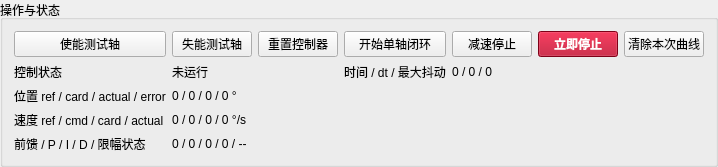
              <widget class="QGroupBox" name="velocityControlOperationGroup">
               <property name="title">
                <string>操作与状态</string>
               </property>
               <layout class="QGridLayout" name="velocityControlOperationLayout">
                <item row="0" column="0">
                 <widget class="QPushButton" name="velocityEnableAxisButton">
                  <property name="sizePolicy">
                   <sizepolicy hsizetype="Preferred" vsizetype="Fixed">
                    <horstretch>0</horstretch>
                    <verstretch>0</verstretch>
                   </sizepolicy>
                  </property>
                  <property name="text">
                   <string>使能测试轴</string>
                  </property>
                 </widget>
                </item>
                <item row="0" column="1">
                 <widget class="QPushButton" name="velocityDisableAxisButton">
                  <property name="text">
                   <string>失能测试轴</string>
                  </property>
                 </widget>
                </item>
                <item row="0" column="2">
                 <widget class="QPushButton" name="velocityResetButton">
                  <property name="text">
                   <string>重置控制器</string>
                  </property>
                 </widget>
                </item>
                <item row="0" column="3">
                 <widget class="QPushButton" name="velocityStartButton">
                  <property name="text">
                   <string>开始单轴闭环</string>
                  </property>
                 </widget>
                </item>
                <item row="0" column="4">
                 <widget class="QPushButton" name="velocityStopButton">
                  <property name="text">
                   <string>减速停止</string>
                  </property>
                 </widget>
                </item>
                <item row="0" column="5">
                 <widget class="QPushButton" name="velocityEmergencyStopButton">
                  <property name="styleSheet">
                   <string notr="true">background-color:#b00020;color:white;font-weight:bold;</string>
                  </property>
                  <property name="text">
                   <string>立即停止</string>
                  </property>
                 </widget>
                </item>
                <item row="0" column="6">
                 <widget class="QPushButton" name="velocityClearCurvesButton">
                  <property name="text">
                   <string>清除本次曲线</string>
                  </property>
                 </widget>
                </item>
                <item row="1" column="0">
                 <widget class="QLabel" name="velocityStateLabel">
                  <property name="text">
                   <string>控制状态</string>
                  </property>
                 </widget>
                </item>
                <item row="1" column="1" colspan="2">
                 <widget class="QLabel" name="velocityStateValueLabel">
                  <property name="text">
                   <string>未运行</string>
                  </property>
                 </widget>
                </item>
                <item row="1" column="3">
                 <widget class="QLabel" name="velocityTimingLabel">
                  <property name="text">
                   <string>时间 / dt / 最大抖动</string>
                  </property>
                 </widget>
                </item>
                <item row="1" column="4" colspan="3">
                 <widget class="QLabel" name="velocityTimingValueLabel">
                  <property name="text">
                   <string>0 / 0 / 0</string>
                  </property>
                 </widget>
                </item>
                <item row="2" column="0">
                 <widget class="QLabel" name="velocityPositionStatusLabel">
                  <property name="text">
                   <string>位置 ref / card / actual / error</string>
                  </property>
                 </widget>
                </item>
                <item row="2" column="1" colspan="6">
                 <widget class="QLabel" name="velocityPositionStatusValueLabel">
                  <property name="text">
                   <string>0 / 0 / 0 / 0 °</string>
                  </property>
                 </widget>
                </item>
                <item row="3" column="0">
                 <widget class="QLabel" name="velocitySpeedStatusLabel">
                  <property name="text">
                   <string>速度 ref / cmd / card / actual</string>
                  </property>
                 </widget>
                </item>
                <item row="4" column="0">
                 <widget class="QLabel" name="velocityPidStatusLabel">
                  <property name="text">
                   <string>前馈 / P / I / D / 限幅状态</string>
                  </property>
                 </widget>
                </item>
                <item row="4" column="1" colspan="6">
                 <widget class="QLabel" name="velocityPidStatusValueLabel">
                  <property name="text">
                   <string>0 / 0 / 0 / 0 / --</string>
                  </property>
                 </widget>
                </item>
                <item row="3" column="1" colspan="5">
                 <widget class="QLabel" name="velocitySpeedStatusValueLabel">
                  <property name="text">
                   <string>0 / 0 / 0 / 0 °/s</string>
                  </property>
                 </widget>
                </item>
               </layout>
              </widget>
